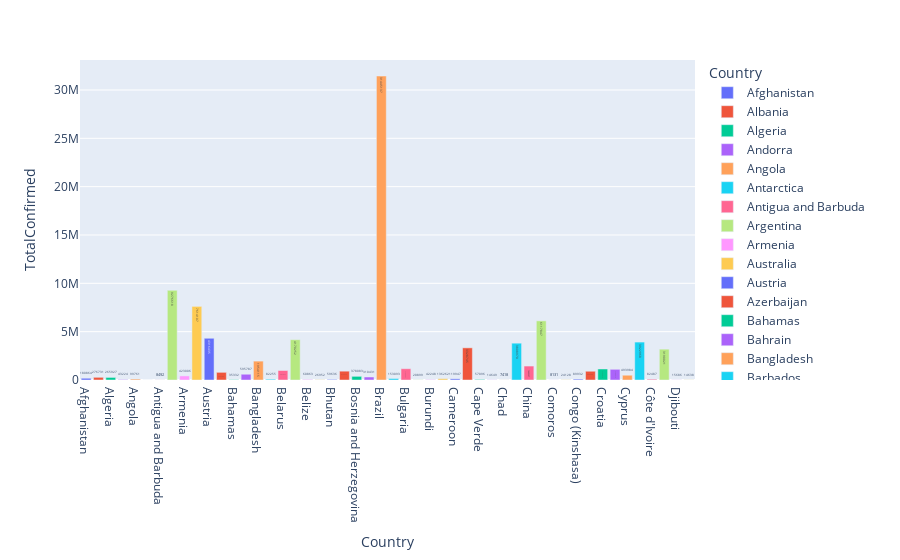

This figure's notebook cell:
### Code cell
fig = px.bar(df_countries.head(50), y='TotalConfirmed', x='Country', text='TotalConfirmed', color='Country')
fig

### Figure 1 — Plotly figure (JSON) as saved in the notebook; plotly's stock layout.template omitted (floating-point values rounded to 4 significant figures)
{"data": [{"alignmentgroup": "True", "hovertemplate": "Country=%{x}<br>TotalConfirmed=%{text}<extra></extra>", "legendgroup": "Afghanistan", "marker": {"color": "#636efa", "pattern": {"shape": ""}}, "name": "Afghanistan", "offsetgroup": "Afghanistan", "orientation": "v", "showlegend": true, "text": [180864], "textposition": "auto", "type": "bar", "x": ["Afghanistan"], "xaxis": "x", "y": [180864], "yaxis": "y"}, {"alignmentgroup": "True", "hovertemplate": "Country=%{x}<br>TotalConfirmed=%{text}<extra></extra>", "legendgroup": "Albania", "marker": {"color": "#EF553B", "pattern": {"shape": ""}}, "name": "Albania", "offsetgroup": "Albania", "orientation": "v", "showlegend": true, "text": [276731], "textposition": "auto", "type": "bar", "x": ["Albania"], "xaxis": "x", "y": [276731], "yaxis": "y"}, {"alignmentgroup": "True", "hovertemplate": "Country=%{x}<br>TotalConfirmed=%{text}<extra></extra>", "legendgroup": "Algeria", "marker": {"color": "#00cc96", "pattern": {"shape": ""}}, "name": "Algeria", "offsetgroup": "Algeria", "orientation": "v", "showlegend": true, "text": [265927], "textposition": "auto", "type": "bar", "x": ["Algeria"], "xaxis": "x", "y": [265927], "yaxis": "y"}, {"alignmentgroup": "True", "hovertemplate": "Country=%{x}<br>TotalConfirmed=%{text}<extra></extra>", "legendgroup": "Andorra", "marker": {"color": "#ab63fa", "pattern": {"shape": ""}}, "name": "Andorra", "offsetgroup": "Andorra", "orientation": "v", "showlegend": true, "text": [43224], "textposition": "auto", "type": "bar", "x": ["Andorra"], "xaxis": "x", "y": [43224], "yaxis": "y"}, {"alignmentgroup": "True", "hovertemplate": "Country=%{x}<br>TotalConfirmed=%{text}<extra></extra>", "legendgroup": "Angola", "marker": {"color": "#FFA15A", "pattern": {"shape": ""}}, "name": "Angola", "offsetgroup": "Angola", "orientation": "v", "showlegend": true, "text": [99761], "textposition": "auto", "type": "bar", "x": ["Angola"], "xaxis": "x", "y": [99761], "yaxis": "y"}, {"alignmentgroup": "True", "hovertemplate": "Country=%{x}<br>TotalConfirmed=%{text}<extra></extra>", "legendgroup": "Antarctica", "marker": {"color": "#19d3f3", "pattern": {"shape": ""}}, "name": "Antarctica", "offsetgroup": "Antarctica", "orientation": "v", "showlegend": true, "text": [11], "textposition": "auto", "type": "bar", "x": ["Antarctica"], "xaxis": "x", "y": [11], "yaxis": "y"}, {"alignmentgroup": "True", "hovertemplate": "Country=%{x}<br>TotalConfirmed=%{text}<extra></extra>", "legendgroup": "Antigua and Barbuda", "marker": {"color": "#FF6692", "pattern": {"shape": ""}}, "name": "Antigua and Barbuda", "offsetgroup": "Antigua and Barbuda", "orientation": "v", "showlegend": true, "text": [8492], "textposition": "auto", "type": "bar", "x": ["Antigua and Barbuda"], "xaxis": "x", "y": [8492], "yaxis": "y"}, {"alignmentgroup": "True", "hovertemplate": "Country=%{x}<br>TotalConfirmed=%{text}<extra></extra>", "legendgroup": "Argentina", "marker": {"color": "#B6E880", "pattern": {"shape": ""}}, "name": "Argentina", "offsetgroup": "Argentina", "orientation": "v", "showlegend": true, "text": [9276618], "textposition": "auto", "type": "bar", "x": ["Argentina"], "xaxis": "x", "y": [9276618], "yaxis": "y"}, {"alignmentgroup": "True", "hovertemplate": "Country=%{x}<br>TotalConfirmed=%{text}<extra></extra>", "legendgroup": "Armenia", "marker": {"color": "#FF97FF", "pattern": {"shape": ""}}, "name": "Armenia", "offsetgroup": "Armenia", "orientation": "v", "showlegend": true, "text": [423006], "textposition": "auto", "type": "bar", "x": ["Armenia"], "xaxis": "x", "y": [423006], "yaxis": "y"}, {"alignmentgroup": "True", "hovertemplate": "Country=%{x}<br>TotalConfirmed=%{text}<extra></extra>", "legendgroup": "Australia", "marker": {"color": "#FECB52", "pattern": {"shape": ""}}, "name": "Australia", "offsetgroup": "Australia", "orientation": "v", "showlegend": true, "text": [7614107], "textposition": "auto", "type": "bar", "x": ["Australia"], "xaxis": "x", "y": [7614107], "yaxis": "y"}, {"alignmentgroup": "True", "hovertemplate": "Country=%{x}<br>TotalConfirmed=%{text}<extra></extra>", "legendgroup": "Austria", "marker": {"color": "#636efa", "pattern": {"shape": ""}}, "name": "Austria", "offsetgroup": "Austria", "orientation": "v", "showlegend": true, "text": [4316435], "textposition": "auto", "type": "bar", "x": ["Austria"], "xaxis": "x", "y": [4316435], "yaxis": "y"}, {"alignmentgroup": "True", "hovertemplate": "Country=%{x}<br>TotalConfirmed=%{text}<extra></extra>", "legendgroup": "Azerbaijan", "marker": {"color": "#EF553B", "pattern": {"shape": ""}}, "name": "Azerbaijan", "offsetgroup": "Azerbaijan", "orientation": "v", "showlegend": true, "text": [792785], "textposition": "auto", "type": "bar", "x": ["Azerbaijan"], "xaxis": "x", "y": [792785], "yaxis": "y"}, {"alignmentgroup": "True", "hovertemplate": "Country=%{x}<br>TotalConfirmed=%{text}<extra></extra>", "legendgroup": "Bahamas", "marker": {"color": "#00cc96", "pattern": {"shape": ""}}, "name": "Bahamas", "offsetgroup": "Bahamas", "orientation": "v", "showlegend": true, "text": [35332], "textposition": "auto", "type": "bar", "x": ["Bahamas"], "xaxis": "x", "y": [35332], "yaxis": "y"}, {"alignmentgroup": "True", "hovertemplate": "Country=%{x}<br>TotalConfirmed=%{text}<extra></extra>", "legendgroup": "Bahrain", "marker": {"color": "#ab63fa", "pattern": {"shape": ""}}, "name": "Bahrain", "offsetgroup": "Bahrain", "orientation": "v", "showlegend": true, "text": [595787], "textposition": "auto", "type": "bar", "x": ["Bahrain"], "xaxis": "x", "y": [595787], "yaxis": "y"}, {"alignmentgroup": "True", "hovertemplate": "Country=%{x}<br>TotalConfirmed=%{text}<extra></extra>", "legendgroup": "Bangladesh", "marker": {"color": "#FFA15A", "pattern": {"shape": ""}}, "name": "Bangladesh", "offsetgroup": "Bangladesh", "orientation": "v", "showlegend": true, "text": [1954115], "textposition": "auto", "type": "bar", "x": ["Bangladesh"], "xaxis": "x", "y": [1954115], "yaxis": "y"}, {"alignmentgroup": "True", "hovertemplate": "Country=%{x}<br>TotalConfirmed=%{text}<extra></extra>", "legendgroup": "Barbados", "marker": {"color": "#19d3f3", "pattern": {"shape": ""}}, "name": "Barbados", "offsetgroup": "Barbados", "orientation": "v", "showlegend": true, "text": [82255], "textposition": "auto", "type": "bar", "x": ["Barbados"], "xaxis": "x", "y": [82255], "yaxis": "y"}, {"alignmentgroup": "True", "hovertemplate": "Country=%{x}<br>TotalConfirmed=%{text}<extra></extra>", "legendgroup": "Belarus", "marker": {"color": "#FF6692", "pattern": {"shape": ""}}, "name": "Belarus", "offsetgroup": "Belarus", "orientation": "v", "showlegend": true, "text": [982867], "textposition": "auto", "type": "bar", "x": ["Belarus"], "xaxis": "x", "y": [982867], "yaxis": "y"}, {"alignmentgroup": "True", "hovertemplate": "Country=%{x}<br>TotalConfirmed=%{text}<extra></extra>", "legendgroup": "Belgium", "marker": {"color": "#B6E880", "pattern": {"shape": ""}}, "name": "Belgium", "offsetgroup": "Belgium", "orientation": "v", "showlegend": true, "text": [4170252], "textposition": "auto", "type": "bar", "x": ["Belgium"], "xaxis": "x", "y": [4170252], "yaxis": "y"}, {"alignmentgroup": "True", "hovertemplate": "Country=%{x}<br>TotalConfirmed=%{text}<extra></extra>", "legendgroup": "Belize", "marker": {"color": "#FF97FF", "pattern": {"shape": ""}}, "name": "Belize", "offsetgroup": "Belize", "orientation": "v", "showlegend": true, "text": [60863], "textposition": "auto", "type": "bar", "x": ["Belize"], "xaxis": "x", "y": [60863], "yaxis": "y"}, {"alignmentgroup": "True", "hovertemplate": "Country=%{x}<br>TotalConfirmed=%{text}<extra></extra>", "legendgroup": "Benin", "marker": {"color": "#FECB52", "pattern": {"shape": ""}}, "name": "Benin", "offsetgroup": "Benin", "orientation": "v", "showlegend": true, "text": [26952], "textposition": "auto", "type": "bar", "x": ["Benin"], "xaxis": "x", "y": [26952], "yaxis": "y"}, {"alignmentgroup": "True", "hovertemplate": "Country=%{x}<br>TotalConfirmed=%{text}<extra></extra>", "legendgroup": "Bhutan", "marker": {"color": "#636efa", "pattern": {"shape": ""}}, "name": "Bhutan", "offsetgroup": "Bhutan", "orientation": "v", "showlegend": true, "text": [59636], "textposition": "auto", "type": "bar", "x": ["Bhutan"], "xaxis": "x", "y": [59636], "yaxis": "y"}, {"alignmentgroup": "True", "hovertemplate": "Country=%{x}<br>TotalConfirmed=%{text}<extra></extra>", "legendgroup": "Bolivia", "marker": {"color": "#EF553B", "pattern": {"shape": ""}}, "name": "Bolivia", "offsetgroup": "Bolivia", "orientation": "v", "showlegend": true, "text": [912272], "textposition": "auto", "type": "bar", "x": ["Bolivia"], "xaxis": "x", "y": [912272], "yaxis": "y"}, {"alignmentgroup": "True", "hovertemplate": "Country=%{x}<br>TotalConfirmed=%{text}<extra></extra>", "legendgroup": "Bosnia and Herzegovina", "marker": {"color": "#00cc96", "pattern": {"shape": ""}}, "name": "Bosnia and Herzegovina", "offsetgroup": "Bosnia and Herzegovina", "orientation": "v", "showlegend": true, "text": [378083], "textposition": "auto", "type": "bar", "x": ["Bosnia and Herzegovina"], "xaxis": "x", "y": [378083], "yaxis": "y"}, {"alignmentgroup": "True", "hovertemplate": "Country=%{x}<br>TotalConfirmed=%{text}<extra></extra>", "legendgroup": "Botswana", "marker": {"color": "#ab63fa", "pattern": {"shape": ""}}, "name": "Botswana", "offsetgroup": "Botswana", "orientation": "v", "showlegend": true, "text": [310431], "textposition": "auto", "type": "bar", "x": ["Botswana"], "xaxis": "x", "y": [310431], "yaxis": "y"}, {"alignmentgroup": "True", "hovertemplate": "Country=%{x}<br>TotalConfirmed=%{text}<extra></extra>", "legendgroup": "Brazil", "marker": {"color": "#FFA15A", "pattern": {"shape": ""}}, "name": "Brazil", "offsetgroup": "Brazil", "orientation": "v", "showlegend": true, "text": [31445137], "textposition": "auto", "type": "bar", "x": ["Brazil"], "xaxis": "x", "y": [31445137], "yaxis": "y"}, {"alignmentgroup": "True", "hovertemplate": "Country=%{x}<br>TotalConfirmed=%{text}<extra></extra>", "legendgroup": "Brunei Darussalam", "marker": {"color": "#19d3f3", "pattern": {"shape": ""}}, "name": "Brunei Darussalam", "offsetgroup": "Brunei Darussalam", "orientation": "v", "showlegend": true, "text": [153093], "textposition": "auto", "type": "bar", "x": ["Brunei Darussalam"], "xaxis": "x", "y": [153093], "yaxis": "y"}, {"alignmentgroup": "True", "hovertemplate": "Country=%{x}<br>TotalConfirmed=%{text}<extra></extra>", "legendgroup": "Bulgaria", "marker": {"color": "#FF6692", "pattern": {"shape": ""}}, "name": "Bulgaria", "offsetgroup": "Bulgaria", "orientation": "v", "showlegend": true, "text": [1166901], "textposition": "auto", "type": "bar", "x": ["Bulgaria"], "xaxis": "x", "y": [1166901], "yaxis": "y"}, {"alignmentgroup": "True", "hovertemplate": "Country=%{x}<br>TotalConfirmed=%{text}<extra></extra>", "legendgroup": "Burkina Faso", "marker": {"color": "#B6E880", "pattern": {"shape": ""}}, "name": "Burkina Faso", "offsetgroup": "Burkina Faso", "orientation": "v", "showlegend": true, "text": [20899], "textposition": "auto", "type": "bar", "x": ["Burkina Faso"], "xaxis": "x", "y": [20899], "yaxis": "y"}, {"alignmentgroup": "True", "hovertemplate": "Country=%{x}<br>TotalConfirmed=%{text}<extra></extra>", "legendgroup": "Burundi", "marker": {"color": "#FF97FF", "pattern": {"shape": ""}}, "name": "Burundi", "offsetgroup": "Burundi", "orientation": "v", "showlegend": true, "text": [42248], "textposition": "auto", "type": "bar", "x": ["Burundi"], "xaxis": "x", "y": [42248], "yaxis": "y"}, {"alignmentgroup": "True", "hovertemplate": "Country=%{x}<br>TotalConfirmed=%{text}<extra></extra>", "legendgroup": "Cambodia", "marker": {"color": "#FECB52", "pattern": {"shape": ""}}, "name": "Cambodia", "offsetgroup": "Cambodia", "orientation": "v", "showlegend": true, "text": [136262], "textposition": "auto", "type": "bar", "x": ["Cambodia"], "xaxis": "x", "y": [136262], "yaxis": "y"}, {"alignmentgroup": "True", "hovertemplate": "Country=%{x}<br>TotalConfirmed=%{text}<extra></extra>", "legendgroup": "Cameroon", "marker": {"color": "#636efa", "pattern": {"shape": ""}}, "name": "Cameroon", "offsetgroup": "Cameroon", "orientation": "v", "showlegend": true, "text": [119947], "textposition": "auto", "type": "bar", "x": ["Cameroon"], "xaxis": "x", "y": [119947], "yaxis": "y"}, {"alignmentgroup": "True", "hovertemplate": "Country=%{x}<br>TotalConfirmed=%{text}<extra></extra>", "legendgroup": "Canada", "marker": {"color": "#EF553B", "pattern": {"shape": ""}}, "name": "Canada", "offsetgroup": "Canada", "orientation": "v", "showlegend": true, "text": [3328745], "textposition": "auto", "type": "bar", "x": ["Canada"], "xaxis": "x", "y": [3328745], "yaxis": "y"}, {"alignmentgroup": "True", "hovertemplate": "Country=%{x}<br>TotalConfirmed=%{text}<extra></extra>", "legendgroup": "Cape Verde", "marker": {"color": "#00cc96", "pattern": {"shape": ""}}, "name": "Cape Verde", "offsetgroup": "Cape Verde", "orientation": "v", "showlegend": true, "text": [57096], "textposition": "auto", "type": "bar", "x": ["Cape Verde"], "xaxis": "x", "y": [57096], "yaxis": "y"}, {"alignmentgroup": "True", "hovertemplate": "Country=%{x}<br>TotalConfirmed=%{text}<extra></extra>", "legendgroup": "Central African Republic", "marker": {"color": "#ab63fa", "pattern": {"shape": ""}}, "name": "Central African Republic", "offsetgroup": "Central African Republic", "orientation": "v", "showlegend": true, "text": [14649], "textposition": "auto", "type": "bar", "x": ["Central African Republic"], "xaxis": "x", "y": [14649], "yaxis": "y"}, {"alignmentgroup": "True", "hovertemplate": "Country=%{x}<br>TotalConfirmed=%{text}<extra></extra>", "legendgroup": "Chad", "marker": {"color": "#FFA15A", "pattern": {"shape": ""}}, "name": "Chad", "offsetgroup": "Chad", "orientation": "v", "showlegend": true, "text": [7418], "textposition": "auto", "type": "bar", "x": ["Chad"], "xaxis": "x", "y": [7418], "yaxis": "y"}, {"alignmentgroup": "True", "hovertemplate": "Country=%{x}<br>TotalConfirmed=%{text}<extra></extra>", "legendgroup": "Chile", "marker": {"color": "#19d3f3", "pattern": {"shape": ""}}, "name": "Chile", "offsetgroup": "Chile", "orientation": "v", "showlegend": true, "text": [3808970], "textposition": "auto", "type": "bar", "x": ["Chile"], "xaxis": "x", "y": [3808970], "yaxis": "y"}, {"alignmentgroup": "True", "hovertemplate": "Country=%{x}<br>TotalConfirmed=%{text}<extra></extra>", "legendgroup": "China", "marker": {"color": "#FF6692", "pattern": {"shape": ""}}, "name": "China", "offsetgroup": "China", "orientation": "v", "showlegend": true, "text": [1443237], "textposition": "auto", "type": "bar", "x": ["China"], "xaxis": "x", "y": [1443237], "yaxis": "y"}, {"alignmentgroup": "True", "hovertemplate": "Country=%{x}<br>TotalConfirmed=%{text}<extra></extra>", "legendgroup": "Colombia", "marker": {"color": "#B6E880", "pattern": {"shape": ""}}, "name": "Colombia", "offsetgroup": "Colombia", "orientation": "v", "showlegend": true, "text": [6117847], "textposition": "auto", "type": "bar", "x": ["Colombia"], "xaxis": "x", "y": [6117847], "yaxis": "y"}, {"alignmentgroup": "True", "hovertemplate": "Country=%{x}<br>TotalConfirmed=%{text}<extra></extra>", "legendgroup": "Comoros", "marker": {"color": "#FF97FF", "pattern": {"shape": ""}}, "name": "Comoros", "offsetgroup": "Comoros", "orientation": "v", "showlegend": true, "text": [8131], "textposition": "auto", "type": "bar", "x": ["Comoros"], "xaxis": "x", "y": [8131], "yaxis": "y"}, {"alignmentgroup": "True", "hovertemplate": "Country=%{x}<br>TotalConfirmed=%{text}<extra></extra>", "legendgroup": "Congo (Brazzaville)", "marker": {"color": "#FECB52", "pattern": {"shape": ""}}, "name": "Congo (Brazzaville)", "offsetgroup": "Congo (Brazzaville)", "orientation": "v", "showlegend": true, "text": [24128], "textposition": "auto", "type": "bar", "x": ["Congo (Brazzaville)"], "xaxis": "x", "y": [24128], "yaxis": "y"}, {"alignmentgroup": "True", "hovertemplate": "Country=%{x}<br>TotalConfirmed=%{text}<extra></extra>", "legendgroup": "Congo (Kinshasa)", "marker": {"color": "#636efa", "pattern": {"shape": ""}}, "name": "Congo (Kinshasa)", "offsetgroup": "Congo (Kinshasa)", "orientation": "v", "showlegend": true, "text": [89932], "textposition": "auto", "type": "bar", "x": ["Congo (Kinshasa)"], "xaxis": "x", "y": [89932], "yaxis": "y"}, {"alignmentgroup": "True", "hovertemplate": "Country=%{x}<br>TotalConfirmed=%{text}<extra></extra>", "legendgroup": "Costa Rica", "marker": {"color": "#EF553B", "pattern": {"shape": ""}}, "name": "Costa Rica", "offsetgroup": "Costa Rica", "orientation": "v", "showlegend": true, "text": [904934], "textposition": "auto", "type": "bar", "x": ["Costa Rica"], "xaxis": "x", "y": [904934], "yaxis": "y"}, {"alignmentgroup": "True", "hovertemplate": "Country=%{x}<br>TotalConfirmed=%{text}<extra></extra>", "legendgroup": "Croatia", "marker": {"color": "#00cc96", "pattern": {"shape": ""}}, "name": "Croatia", "offsetgroup": "Croatia", "orientation": "v", "showlegend": true, "text": [1139816], "textposition": "auto", "type": "bar", "x": ["Croatia"], "xaxis": "x", "y": [1139816], "yaxis": "y"}, {"alignmentgroup": "True", "hovertemplate": "Country=%{x}<br>TotalConfirmed=%{text}<extra></extra>", "legendgroup": "Cuba", "marker": {"color": "#ab63fa", "pattern": {"shape": ""}}, "name": "Cuba", "offsetgroup": "Cuba", "orientation": "v", "showlegend": true, "text": [1105612], "textposition": "auto", "type": "bar", "x": ["Cuba"], "xaxis": "x", "y": [1105612], "yaxis": "y"}, {"alignmentgroup": "True", "hovertemplate": "Country=%{x}<br>TotalConfirmed=%{text}<extra></extra>", "legendgroup": "Cyprus", "marker": {"color": "#FFA15A", "pattern": {"shape": ""}}, "name": "Cyprus", "offsetgroup": "Cyprus", "orientation": "v", "showlegend": true, "text": [493984], "textposition": "auto", "type": "bar", "x": ["Cyprus"], "xaxis": "x", "y": [493984], "yaxis": "y"}, {"alignmentgroup": "True", "hovertemplate": "Country=%{x}<br>TotalConfirmed=%{text}<extra></extra>", "legendgroup": "Czech Republic", "marker": {"color": "#19d3f3", "pattern": {"shape": ""}}, "name": "Czech Republic", "offsetgroup": "Czech Republic", "orientation": "v", "showlegend": true, "text": [3922968], "textposition": "auto", "type": "bar", "x": ["Czech Republic"], "xaxis": "x", "y": [3922968], "yaxis": "y"}, {"alignmentgroup": "True", "hovertemplate": "Country=%{x}<br>TotalConfirmed=%{text}<extra></extra>", "legendgroup": "Côte d'Ivoire", "marker": {"color": "#FF6692", "pattern": {"shape": ""}}, "name": "Côte d'Ivoire", "offsetgroup": "Côte d'Ivoire", "orientation": "v", "showlegend": true, "text": [82487], "textposition": "auto", "type": "bar", "x": ["Côte d'Ivoire"], "xaxis": "x", "y": [82487], "yaxis": "y"}, {"alignmentgroup": "True", "hovertemplate": "Country=%{x}<br>TotalConfirmed=%{text}<extra></extra>", "legendgroup": "Denmark", "marker": {"color": "#B6E880", "pattern": {"shape": ""}}, "name": "Denmark", "offsetgroup": "Denmark", "orientation": "v", "showlegend": true, "text": [3190021], "textposition": "auto", "type": "bar", "x": ["Denmark"], "xaxis": "x", "y": [3190021], "yaxis": "y"}, {"alignmentgroup": "True", "hovertemplate": "Country=%{x}<br>TotalConfirmed=%{text}<extra></extra>", "legendgroup": "Djibouti", "marker": {"color": "#FF97FF", "pattern": {"shape": ""}}, "name": "Djibouti", "offsetgroup": "Djibouti", "orientation": "v", "showlegend": true, "text": [15686], "textposition": "auto", "type": "bar", "x": ["Djibouti"], "xaxis": "x", "y": [15686], "yaxis": "y"}, {"alignmentgroup": "True", "hovertemplate": "Country=%{x}<br>TotalConfirmed=%{text}<extra></extra>", "legendgroup": "Dominica", "marker": {"color": "#FECB52", "pattern": {"shape": ""}}, "name": "Dominica", "offsetgroup": "Dominica", "orientation": "v", "showlegend": true, "text": [14638], "textposition": "auto", "type": "bar", "x": ["Dominica"], "xaxis": "x", "y": [14638], "yaxis": "y"}], "layout": {"barmode": "relative", "legend": {"title": {"text": "Country"}, "tracegroupgap": 0}, "margin": {"t": 60}, "xaxis": {"anchor": "y", "categoryarray": ["Afghanistan", "Albania", "Algeria", "Andorra", "Angola", "Antarctica", "Antigua and Barbuda", "Argentina", "Armenia", "Australia", "Austria", "Azerbaijan", "Bahamas", "Bahrain", "Bangladesh", "Barbados", "Belarus", "Belgium", "Belize", "Benin", "Bhutan", "Bolivia", "Bosnia and Herzegovina", "Botswana", "Brazil", "Brunei Darussalam", "Bulgaria", "Burkina Faso", "Burundi", "Cambodia", "Cameroon", "Canada", "Cape Verde", "Central African Republic", "Chad", "Chile", "China", "Colombia", "Comoros", "Congo (Brazzaville)", "Congo (Kinshasa)", "Costa Rica", "Croatia", "Cuba", "Cyprus", "Czech Republic", "Côte d'Ivoire", "Denmark", "Djibouti", "Dominica"], "categoryorder": "array", "domain": [0, 1], "title": {"text": "Country"}}, "yaxis": {"anchor": "x", "domain": [0, 1], "title": {"text": "TotalConfirmed"}}}}
